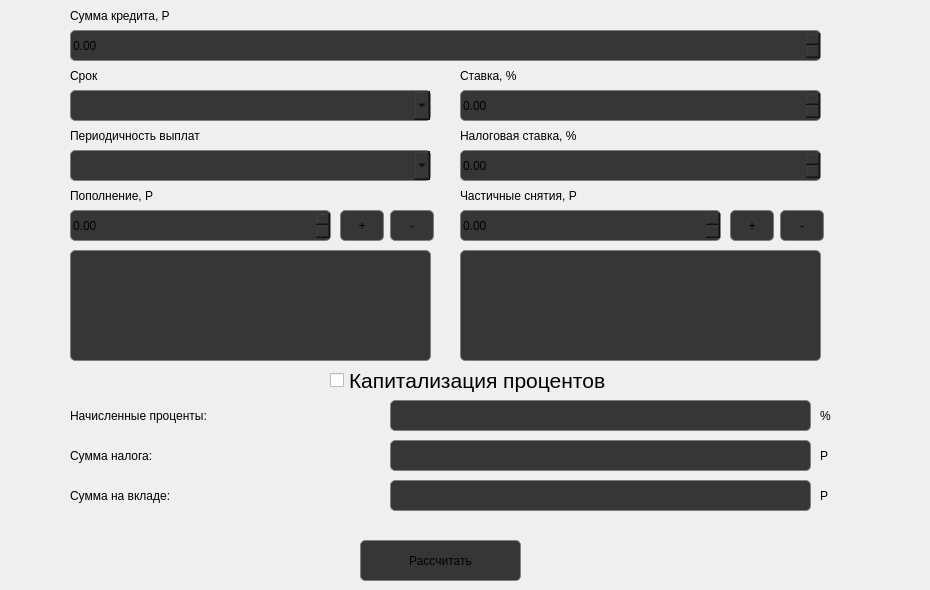
    <widget class="QWidget" name="tab_3">
     <attribute name="title">
      <string>Депозитный калькулятор</string>
     </attribute>
     <widget class="QPushButton" name="itog_button_2">
      <property name="geometry">
       <rect>
        <x>360</x>
        <y>540</y>
        <width>161</width>
        <height>41</height>
       </rect>
      </property>
      <property name="styleSheet">
       <string notr="true">QPushButton {
        background-color: #363636;
	border: 1px solid gray;
 border-radius: 5px;
	font: 24pt &quot;.AppleSystemUIFont&quot;;
}

QPushButton:pressed {
    background-color: qlineargradient(x1: 0, y1: 0, x2: 0, y2: 1,
                                      stop: 0 #363636, stop: 1 #474a51);
}</string>
      </property>
      <property name="text">
       <string>Расcчитать</string>
      </property>
     </widget>
     <widget class="QDoubleSpinBox" name="Summa_2">
      <property name="geometry">
       <rect>
        <x>70</x>
        <y>30</y>
        <width>751</width>
        <height>31</height>
       </rect>
      </property>
      <property name="styleSheet">
       <string notr="true">QWidget{
    background-color: #363636;
	border: 1px solid gray;
 border-radius: 5px;
qproperty-alignment: 'AlignVLeft | AlignLeft';
	font: 20pt &quot;.AppleSystemUIFont&quot;;
}

</string>
      </property>
      <property name="maximum">
       <double>200000000.000000000000000</double>
      </property>
      <property name="singleStep">
       <double>10000.000000000000000</double>
      </property>
     </widget>
     <widget class="QComboBox" name="month_2">
      <property name="geometry">
       <rect>
        <x>70</x>
        <y>90</y>
        <width>361</width>
        <height>31</height>
       </rect>
      </property>
      <property name="font">
       <font>
        <family>.AppleSystemUIFont</family>
        <pointsize>20</pointsize>
        <italic>false</italic>
        <bold>false</bold>
       </font>
      </property>
      <property name="styleSheet">
       <string notr="true">QComboBox{
    background-color: #363636;
	border: 1px solid gray;
 border-radius: 5px;
qproperty-alignment: 'AlignVLeft | AlignLeft';
	font: 20pt &quot;.AppleSystemUIFont&quot;;
combobox-popup: 0;
}

QComboBox QAbstractItemView {
    background-color: #363636;
 border-radius: 5px;
qproperty-alignment: 'AlignVLeft | AlignLeft';
	font: 20pt &quot;.AppleSystemUIFont&quot;;
}</string>
      </property>
     </widget>
     <widget class="QLabel" name="label_11">
      <property name="geometry">
       <rect>
        <x>460</x>
        <y>60</y>
        <width>291</width>
        <height>31</height>
       </rect>
      </property>
      <property name="styleSheet">
       <string notr="true">QLabel {
	font: 16pt &quot;.AppleSystemUIFont&quot;;
}</string>
      </property>
      <property name="text">
       <string>Ставка, %</string>
      </property>
     </widget>
     <widget class="QLabel" name="label_19">
      <property name="geometry">
       <rect>
        <x>70</x>
        <y>60</y>
        <width>291</width>
        <height>31</height>
       </rect>
      </property>
      <property name="styleSheet">
       <string notr="true">QLabel {
	font: 16pt &quot;.AppleSystemUIFont&quot;;
}</string>
      </property>
      <property name="text">
       <string>Срок</string>
      </property>
     </widget>
     <widget class="QLabel" name="label_20">
      <property name="geometry">
       <rect>
        <x>70</x>
        <y>0</y>
        <width>291</width>
        <height>31</height>
       </rect>
      </property>
      <property name="styleSheet">
       <string notr="true">QLabel {
	font: 16pt &quot;.AppleSystemUIFont&quot;;
}</string>
      </property>
      <property name="text">
       <string>Сумма кредита, Р</string>
      </property>
     </widget>
     <widget class="QDoubleSpinBox" name="percent_2">
      <property name="geometry">
       <rect>
        <x>460</x>
        <y>90</y>
        <width>361</width>
        <height>31</height>
       </rect>
      </property>
      <property name="styleSheet">
       <string notr="true">QWidget{
    background-color: #363636;
	border: 1px solid gray;
 border-radius: 5px;
qproperty-alignment: 'AlignVLeft | AlignLeft';
	font: 20pt &quot;.AppleSystemUIFont&quot;;
}

</string>
      </property>
      <property name="maximum">
       <double>500.000000000000000</double>
      </property>
      <property name="singleStep">
       <double>1.000000000000000</double>
      </property>
     </widget>
     <widget class="QLabel" name="label_22">
      <property name="geometry">
       <rect>
        <x>460</x>
        <y>120</y>
        <width>291</width>
        <height>31</height>
       </rect>
      </property>
      <property name="styleSheet">
       <string notr="true">QLabel {
	font: 16pt &quot;.AppleSystemUIFont&quot;;
}</string>
      </property>
      <property name="text">
       <string>Налоговая ставка, %</string>
      </property>
     </widget>
     <widget class="QDoubleSpinBox" name="percent_nalog">
      <property name="geometry">
       <rect>
        <x>460</x>
        <y>150</y>
        <width>361</width>
        <height>31</height>
       </rect>
      </property>
      <property name="styleSheet">
       <string notr="true">QWidget{
    background-color: #363636;
	border: 1px solid gray;
 border-radius: 5px;
qproperty-alignment: 'AlignVLeft | AlignLeft';
	font: 20pt &quot;.AppleSystemUIFont&quot;;
}

</string>
      </property>
      <property name="maximum">
       <double>500.000000000000000</double>
      </property>
      <property name="singleStep">
       <double>1.000000000000000</double>
      </property>
     </widget>
     <widget class="QLabel" name="label_23">
      <property name="geometry">
       <rect>
        <x>70</x>
        <y>120</y>
        <width>291</width>
        <height>31</height>
       </rect>
      </property>
      <property name="styleSheet">
       <string notr="true">QLabel {
	font: 16pt &quot;.AppleSystemUIFont&quot;;
}</string>
      </property>
      <property name="text">
       <string>Периодичность выплат</string>
      </property>
     </widget>
     <widget class="QComboBox" name="period">
      <property name="geometry">
       <rect>
        <x>70</x>
        <y>150</y>
        <width>361</width>
        <height>31</height>
       </rect>
      </property>
      <property name="font">
       <font>
        <family>.AppleSystemUIFont</family>
        <pointsize>20</pointsize>
        <italic>false</italic>
        <bold>false</bold>
       </font>
      </property>
      <property name="styleSheet">
       <string notr="true">QComboBox{
    background-color: #363636;
	border: 1px solid gray;
 border-radius: 5px;
qproperty-alignment: 'AlignVLeft | AlignLeft';
	font: 20pt &quot;.AppleSystemUIFont&quot;;
combobox-popup: 0;
}

QComboBox QAbstractItemView {
    background-color: #363636;
 border-radius: 5px;
qproperty-alignment: 'AlignVLeft | AlignLeft';
	font: 20pt &quot;.AppleSystemUIFont&quot;;
}</string>
      </property>
     </widget>
     <widget class="QCheckBox" name="checkBox">
      <property name="geometry">
       <rect>
        <x>330</x>
        <y>360</y>
        <width>281</width>
        <height>41</height>
       </rect>
      </property>
      <property name="font">
       <font>
        <pointsize>16</pointsize>
       </font>
      </property>
      <property name="text">
       <string>Капитализация процентов</string>
      </property>
     </widget>
     <widget class="QDoubleSpinBox" name="popoln">
      <property name="geometry">
       <rect>
        <x>70</x>
        <y>210</y>
        <width>261</width>
        <height>31</height>
       </rect>
      </property>
      <property name="styleSheet">
       <string notr="true">QWidget{
    background-color: #363636;
	border: 1px solid gray;
 border-radius: 5px;
qproperty-alignment: 'AlignVLeft | AlignLeft';
	font: 20pt &quot;.AppleSystemUIFont&quot;;
}

</string>
      </property>
      <property name="maximum">
       <double>200000000.000000000000000</double>
      </property>
      <property name="singleStep">
       <double>10000.000000000000000</double>
      </property>
     </widget>
     <widget class="QLabel" name="label_21">
      <property name="geometry">
       <rect>
        <x>70</x>
        <y>180</y>
        <width>291</width>
        <height>31</height>
       </rect>
      </property>
      <property name="styleSheet">
       <string notr="true">QLabel {
	font: 16pt &quot;.AppleSystemUIFont&quot;;
}</string>
      </property>
      <property name="text">
       <string>Пополнение, Р</string>
      </property>
     </widget>
     <widget class="QPushButton" name="add_popoln">
      <property name="geometry">
       <rect>
        <x>340</x>
        <y>210</y>
        <width>44</width>
        <height>31</height>
       </rect>
      </property>
      <property name="styleSheet">
       <string notr="true">QPushButton {
        background-color: #363636;
	border: 1px solid gray;
 border-radius: 5px;
	font: 24pt &quot;.AppleSystemUIFont&quot;;
}

QPushButton:pressed {
    background-color: qlineargradient(x1: 0, y1: 0, x2: 0, y2: 1,
                                      stop: 0 #363636, stop: 1 #474a51);
}</string>
      </property>
      <property name="text">
       <string>+</string>
      </property>
      <property name="iconSize">
       <size>
        <width>44</width>
        <height>44</height>
       </size>
      </property>
     </widget>
     <widget class="QListWidget" name="listWidget">
      <property name="geometry">
       <rect>
        <x>70</x>
        <y>250</y>
        <width>361</width>
        <height>111</height>
       </rect>
      </property>
      <property name="styleSheet">
       <string notr="true">QListWidget
{
    background-color: #363636;
	border: 1px solid gray;
 border-radius: 5px;
qproperty-alignment: 'AlignVLeft | AlignLeft';
	font: 24pt &quot;.AppleSystemUIFont&quot;;
combobox-popup: 0;
}

</string>
      </property>
     </widget>
     <widget class="QPushButton" name="remove_popoln">
      <property name="geometry">
       <rect>
        <x>390</x>
        <y>210</y>
        <width>44</width>
        <height>31</height>
       </rect>
      </property>
      <property name="styleSheet">
       <string notr="true">QPushButton {
        background-color: #363636;
	border: 1px solid gray;
 border-radius: 5px;
	font: 24pt &quot;.AppleSystemUIFont&quot;;
}

QPushButton:pressed {
    background-color: qlineargradient(x1: 0, y1: 0, x2: 0, y2: 1,
                                      stop: 0 #363636, stop: 1 #474a51);
}</string>
      </property>
      <property name="text">
       <string>-</string>
      </property>
      <property name="iconSize">
       <size>
        <width>44</width>
        <height>44</height>
       </size>
      </property>
     </widget>
     <widget class="QListWidget" name="listTaking">
      <property name="geometry">
       <rect>
        <x>460</x>
        <y>250</y>
        <width>361</width>
        <height>111</height>
       </rect>
      </property>
      <property name="styleSheet">
       <string notr="true">QListWidget
{
    background-color: #363636;
	border: 1px solid gray;
 border-radius: 5px;
qproperty-alignment: 'AlignVLeft | AlignLeft';
	font: 24pt &quot;.AppleSystemUIFont&quot;;
combobox-popup: 0;
}

</string>
      </property>
     </widget>
     <widget class="QPushButton" name="add_taking">
      <property name="geometry">
       <rect>
        <x>730</x>
        <y>210</y>
        <width>44</width>
        <height>31</height>
       </rect>
      </property>
      <property name="styleSheet">
       <string notr="true">QPushButton {
        background-color: #363636;
	border: 1px solid gray;
 border-radius: 5px;
	font: 24pt &quot;.AppleSystemUIFont&quot;;
}

QPushButton:pressed {
    background-color: qlineargradient(x1: 0, y1: 0, x2: 0, y2: 1,
                                      stop: 0 #363636, stop: 1 #474a51);
}</string>
      </property>
      <property name="text">
       <string>+</string>
      </property>
      <property name="iconSize">
       <size>
        <width>44</width>
        <height>44</height>
       </size>
      </property>
     </widget>
     <widget class="QPushButton" name="remove_taking">
      <property name="geometry">
       <rect>
        <x>780</x>
        <y>210</y>
        <width>44</width>
        <height>31</height>
       </rect>
      </property>
      <property name="styleSheet">
       <string notr="true">QPushButton {
        background-color: #363636;
	border: 1px solid gray;
 border-radius: 5px;
	font: 24pt &quot;.AppleSystemUIFont&quot;;
}

QPushButton:pressed {
    background-color: qlineargradient(x1: 0, y1: 0, x2: 0, y2: 1,
                                      stop: 0 #363636, stop: 1 #474a51);
}</string>
      </property>
      <property name="text">
       <string>-</string>
      </property>
      <property name="iconSize">
       <size>
        <width>44</width>
        <height>44</height>
       </size>
      </property>
     </widget>
     <widget class="QLabel" name="label_24">
      <property name="geometry">
       <rect>
        <x>460</x>
        <y>180</y>
        <width>291</width>
        <height>31</height>
       </rect>
      </property>
      <property name="styleSheet">
       <string notr="true">QLabel {
	font: 16pt &quot;.AppleSystemUIFont&quot;;
}</string>
      </property>
      <property name="text">
       <string>Частичные снятия, Р</string>
      </property>
     </widget>
     <widget class="QDoubleSpinBox" name="taking">
      <property name="geometry">
       <rect>
        <x>460</x>
        <y>210</y>
        <width>261</width>
        <height>31</height>
       </rect>
      </property>
      <property name="styleSheet">
       <string notr="true">QWidget{
    background-color: #363636;
	border: 1px solid gray;
 border-radius: 5px;
qproperty-alignment: 'AlignVLeft | AlignLeft';
	font: 20pt &quot;.AppleSystemUIFont&quot;;
}

</string>
      </property>
      <property name="maximum">
       <double>200000000.000000000000000</double>
      </property>
      <property name="singleStep">
       <double>10000.000000000000000</double>
      </property>
     </widget>
     <widget class="QLabel" name="new_percent">
      <property name="geometry">
       <rect>
        <x>390</x>
        <y>400</y>
        <width>421</width>
        <height>31</height>
       </rect>
      </property>
      <property name="styleSheet">
       <string notr="true">QWidget{
    background-color: #363636;
	border: 1px solid gray;
 border-radius: 5px;
qproperty-alignment: 'AlignVLeft | AlignLeft';
	font: 20pt &quot;.AppleSystemUIFont&quot;;
}

</string>
      </property>
      <property name="text">
       <string/>
      </property>
     </widget>
     <widget class="QLabel" name="label_10">
      <property name="geometry">
       <rect>
        <x>70</x>
        <y>400</y>
        <width>291</width>
        <height>31</height>
       </rect>
      </property>
      <property name="styleSheet">
       <string notr="true">QLabel {
	font: 20pt &quot;.AppleSystemUIFont&quot;;
}</string>
      </property>
      <property name="text">
       <string>Начисленные проценты:</string>
      </property>
     </widget>
     <widget class="QLabel" name="label_16">
      <property name="geometry">
       <rect>
        <x>820</x>
        <y>390</y>
        <width>101</width>
        <height>51</height>
       </rect>
      </property>
      <property name="styleSheet">
       <string notr="true">QLabel {
	font: 20pt &quot;.AppleSystemUIFont&quot;;
}</string>
      </property>
      <property name="text">
       <string>%</string>
      </property>
     </widget>
     <widget class="QLabel" name="label_12">
      <property name="geometry">
       <rect>
        <x>70</x>
        <y>440</y>
        <width>291</width>
        <height>31</height>
       </rect>
      </property>
      <property name="styleSheet">
       <string notr="true">QLabel {
	font: 20pt &quot;.AppleSystemUIFont&quot;;
}</string>
      </property>
      <property name="text">
       <string>Сумма налога:</string>
      </property>
     </widget>
     <widget class="QLabel" name="sum_nalog">
      <property name="geometry">
       <rect>
        <x>390</x>
        <y>440</y>
        <width>421</width>
        <height>31</height>
       </rect>
      </property>
      <property name="styleSheet">
       <string notr="true">QWidget{
    background-color: #363636;
	border: 1px solid gray;
 border-radius: 5px;
qproperty-alignment: 'AlignVLeft | AlignLeft';
	font: 20pt &quot;.AppleSystemUIFont&quot;;
}

</string>
      </property>
      <property name="text">
       <string/>
      </property>
     </widget>
     <widget class="QLabel" name="label_25">
      <property name="geometry">
       <rect>
        <x>70</x>
        <y>480</y>
        <width>291</width>
        <height>31</height>
       </rect>
      </property>
      <property name="styleSheet">
       <string notr="true">QLabel {
	font: 20pt &quot;.AppleSystemUIFont&quot;;
}</string>
      </property>
      <property name="text">
       <string>Сумма на вкладе:</string>
      </property>
     </widget>
     <widget class="QLabel" name="sum_vklad">
      <property name="geometry">
       <rect>
        <x>390</x>
        <y>480</y>
        <width>421</width>
        <height>31</height>
       </rect>
      </property>
      <property name="styleSheet">
       <string notr="true">QWidget{
    background-color: #363636;
	border: 1px solid gray;
 border-radius: 5px;
qproperty-alignment: 'AlignVLeft | AlignLeft';
	font: 20pt &quot;.AppleSystemUIFont&quot;;
}

</string>
      </property>
      <property name="text">
       <string/>
      </property>
     </widget>
     <widget class="QLabel" name="label_17">
      <property name="geometry">
       <rect>
        <x>820</x>
        <y>430</y>
        <width>101</width>
        <height>51</height>
       </rect>
      </property>
      <property name="styleSheet">
       <string notr="true">QLabel {
	font: 20pt &quot;.AppleSystemUIFont&quot;;
}</string>
      </property>
      <property name="text">
       <string>Р</string>
      </property>
     </widget>
     <widget class="QLabel" name="label_18">
      <property name="geometry">
       <rect>
        <x>820</x>
        <y>470</y>
        <width>101</width>
        <height>51</height>
       </rect>
      </property>
      <property name="styleSheet">
       <string notr="true">QLabel {
	font: 20pt &quot;.AppleSystemUIFont&quot;;
}</string>
      </property>
      <property name="text">
       <string>Р</string>
      </property>
     </widget>
    </widget>
